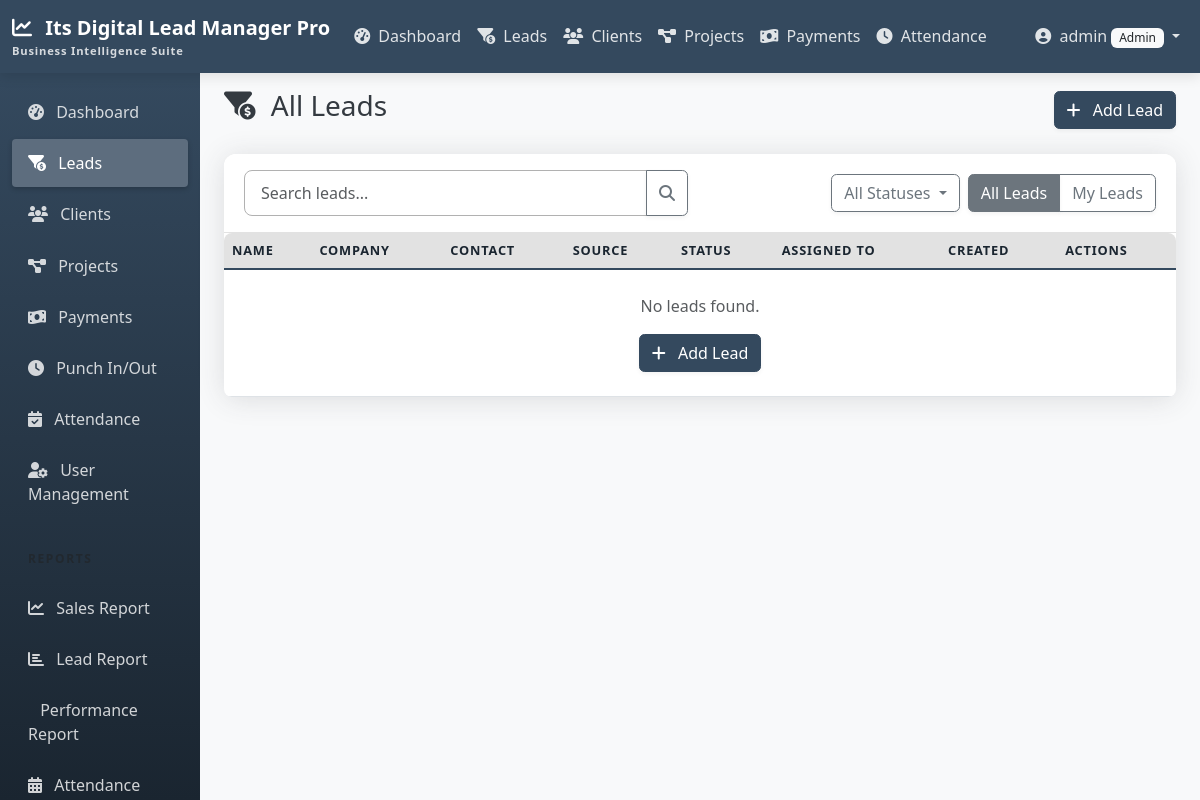
Page /leads/ (signed in) on the earlier database version.
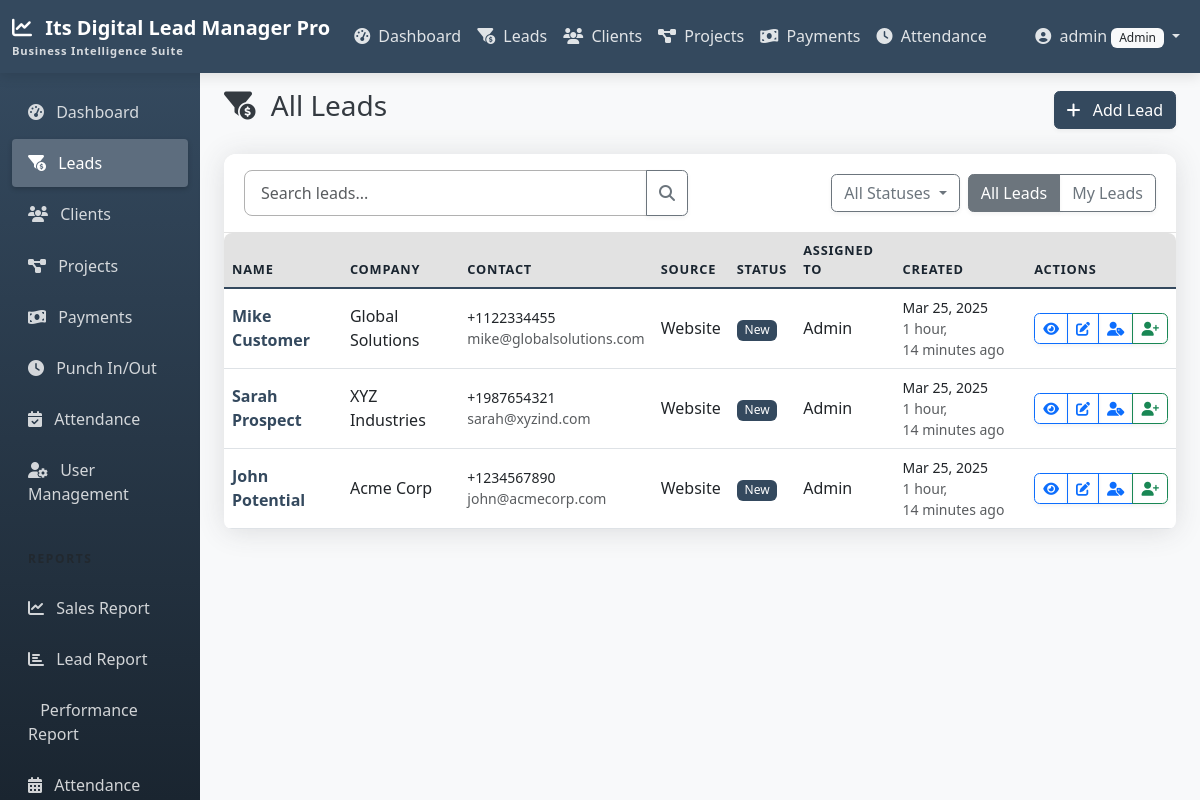
Same page on the later database version.
### leads/models.py (models this page shows, shortened)
class Lead(models.Model):
    name = models.CharField(max_length=255)
    company = models.CharField(max_length=255, blank=True, null=True)
    phone = models.CharField(max_length=20)
    email = models.EmailField()
    address = models.TextField(blank=True, null=True)
    source = models.ForeignKey(LeadSource, on_delete=models.SET_NULL, null=True, blank=True)
    status = models.ForeignKey(LeadStatus, on_delete=models.SET_NULL, null=True, blank=True)
    assigned_to = models.ForeignKey(
        CustomUser,
        related_name='assigned_leads',
        on_delete=models.SET_NULL,
        null=True,
        blank=True
    )
    created_by = models.ForeignKey(
        CustomUser,
        related_name='created_leads',
        on_delete=models.SET_NULL,
        null=True,
        blank=True
    )
    notes = models.TextField(blank=True, null=True)
    created_at = models.DateTimeField(auto_now_add=True)
    updated_at = models.DateTimeField(auto_now=True)
    class Meta:
        ordering = ['-created_at']
    @property
    def is_converted(self):
        return self.status.is_converted if self.status else False

class LeadSource(models.Model):
    name = models.CharField(max_length=100)
    description = models.TextField(blank=True, null=True)

class LeadStatus(models.Model):
    name = models.CharField(max_length=100)
    description = models.TextField(blank=True, null=True)
    is_converted = models.BooleanField(default=False)
    order = models.PositiveIntegerField(default=0)
    class Meta:
        ordering = ['order']
        verbose_name_plural = 'Lead statuses'

### accounts/models.py (models this page shows, shortened)
class CustomUser(AbstractUser):
    ROLE_CHOICES = (
        ('admin', 'Admin'),
        ('manager', 'Manager'),
        ('team_leader', 'Team Leader'),
        ('sales_rep', 'Sales Representative'),
    )
    role = models.CharField(max_length=20, choices=ROLE_CHOICES, default='sales_rep')

### leads/views.py (the view, shortened to what this page needs)
# urls.py: path('', views.LeadListView.as_view(), name='lead_list'),
class LeadListView(LoginRequiredMixin, ListView):
    model = Lead
    template_name = 'leads/lead_list.html'
    context_object_name = 'leads'
    paginate_by = 10
    def get_queryset(self):
        queryset = Lead.objects.all()
        if self.request.user.role == 'sales_rep':
            queryset = queryset.filter(assigned_to=self.request.user)
        elif self.request.user.role == 'team_leader':
            team_members = CustomUser.objects.filter(
                Q(role='sales_rep') &
                (Q(profile__team_leader=self.request.user) | Q(pk=self.request.user.pk))
            )
            queryset = queryset.filter(assigned_to__in=team_members)
        search_query = self.request.GET.get('search', '')
        status_filter = self.request.GET.get('status', '')
        if status_filter:
            queryset = queryset.filter(status__id=status_filter)
        return queryset
    def get_context_data(self, **kwargs):
        context = super().get_context_data(**kwargs)
        context['statuses'] = LeadStatus.objects.all()
        context['active_status'] = self.request.GET.get('status', '')
        context['search_query'] = self.request.GET.get('search', '')
        return context

### templates/leads/lead_list.html (shortened to what the changed rows need)
{% extends 'base.html' %}
{% block content %}
<div class="d-flex justify-content-between align-items-center mb-4">
    <h1 class="h3">
        <i class="fas fa-funnel-dollar me-2"></i>
        {% if is_my_leads %}My Leads{% else %}All Leads{% endif %}
    </h1>
</div>
<div class="card shadow">
    <div class="table-responsive">
        <table class="table table-hover align-middle mb-0">
            <thead class="table-light">
                <tr>
                    <th scope="col">Name</th>
                    <th scope="col">Company</th>
                    <th scope="col">Contact</th>
                    <th scope="col">Source</th>
                    <th scope="col">Status</th>
                    <th scope="col">Assigned To</th>
                    <th scope="col">Created</th>
                    <th scope="col">Actions</th>
                </tr>
            </thead>
            <tbody>
                {% for lead in leads %}
                <tr>
                    <td>
                        <a href="{% url 'lead_detail' lead.id %}" class="text-primary fw-bold text-decoration-none">
                            {{ lead.name }}
                        </a>
                    </td>
                    <td>{{ lead.company|default:"-" }}</td>
                    <td>
                        <small class="d-block">{{ lead.phone }}</small>
                        <small class="d-block text-muted">{{ lead.email }}</small>
                    </td>
                    <td>{{ lead.source.name|default:"-" }}</td>
                    <td>
                        <span class="badge {% if lead.is_converted %}bg-success{% else %}bg-primary{% endif %}">
                            {{ lead.status.name|default:"New" }}
                        </span>
                    </td>
                    <td>
                        {% if lead.assigned_to %}
                        {{ lead.assigned_to.get_full_name|default:lead.assigned_to.username }}
                        {% else %}
                        <span class="text-muted">Unassigned</span>
                        {% endif %}
                    </td>
                    <td>
                        <small class="d-block">{{ lead.created_at|date:"M d, Y" }}</small>
                        <small class="d-block text-muted">{{ lead.created_at|timesince }} ago</small>
                    </td>
                    <td>
                        <div class="btn-group btn-group-sm">
                            <a href="{% url 'lead_detail' lead.id %}" class="btn btn-outline-primary" title="View">
                                <i class="fas fa-eye"></i>
                            </a>
                            <a href="{% url 'lead_edit' lead.id %}" class="btn btn-outline-primary" title="Edit">
                                <i class="fas fa-edit"></i>
                            </a>
                            {% if not lead.is_converted and user.is_authenticated and user.role in 'admin,manager' %}
                            <a href="{% url 'lead_assign' lead.id %}" class="btn btn-outline-primary" title="Assign">
                                <i class="fas fa-user-tag"></i>
                            </a>
                            {% endif %}
                            {% if lead.is_converted %}
                            <a href="{% url 'client_detail' lead.converted_client.id %}" class="btn btn-outline-success" title="View Client">
                                <i class="fas fa-user-check"></i>
                            </a>
                            {% else %}
                            <a href="{% url 'convert_lead' lead.id %}" class="btn btn-outline-success" title="Convert to Client">
                                <i class="fas fa-user-plus"></i>
                            </a>
                            {% endif %}
                        </div>
                    </td>
                </tr>
                {% empty %}
                <tr>
                    <td colspan="8" class="text-center py-4">
                        <p class="text-muted mb-0">No leads found.</p>
                        <a href="{% url 'lead_add' %}" class="btn btn-primary mt-3">
                            <i class="fas fa-plus me-2"></i> Add Lead
                        </a>
                    </td>
                </tr>
                {% endfor %}
            </tbody>
        </table>
    </div>
</div>
{% endblock %}

Differences in the rows shown:
added Lead: name "Mike Customer", company "Global Solutions", phone "+1122334455", email "mike@globalsolutions.com", source.name "Website", status.name "New", assigned_to.get_full_name "Admin", created_at "Mar 25, 2025", created_at "1 hour, 14 minutes"
added Lead: name "Sarah Prospect", company "XYZ Industries", phone "+1987654321", email "sarah@xyzind.com", source.name "Website", status.name "New", assigned_to.get_full_name "Admin", created_at "Mar 25, 2025", created_at "1 hour, 14 minutes"
added Lead: name "John Potential", company "Acme Corp", phone "+1234567890", email "john@acmecorp.com", source.name "Website", status.name "New", assigned_to.get_full_name "Admin", created_at "Mar 25, 2025", created_at "1 hour, 14 minutes"
Other differences:
text no longer shown: "No leads found. Add Lead"
